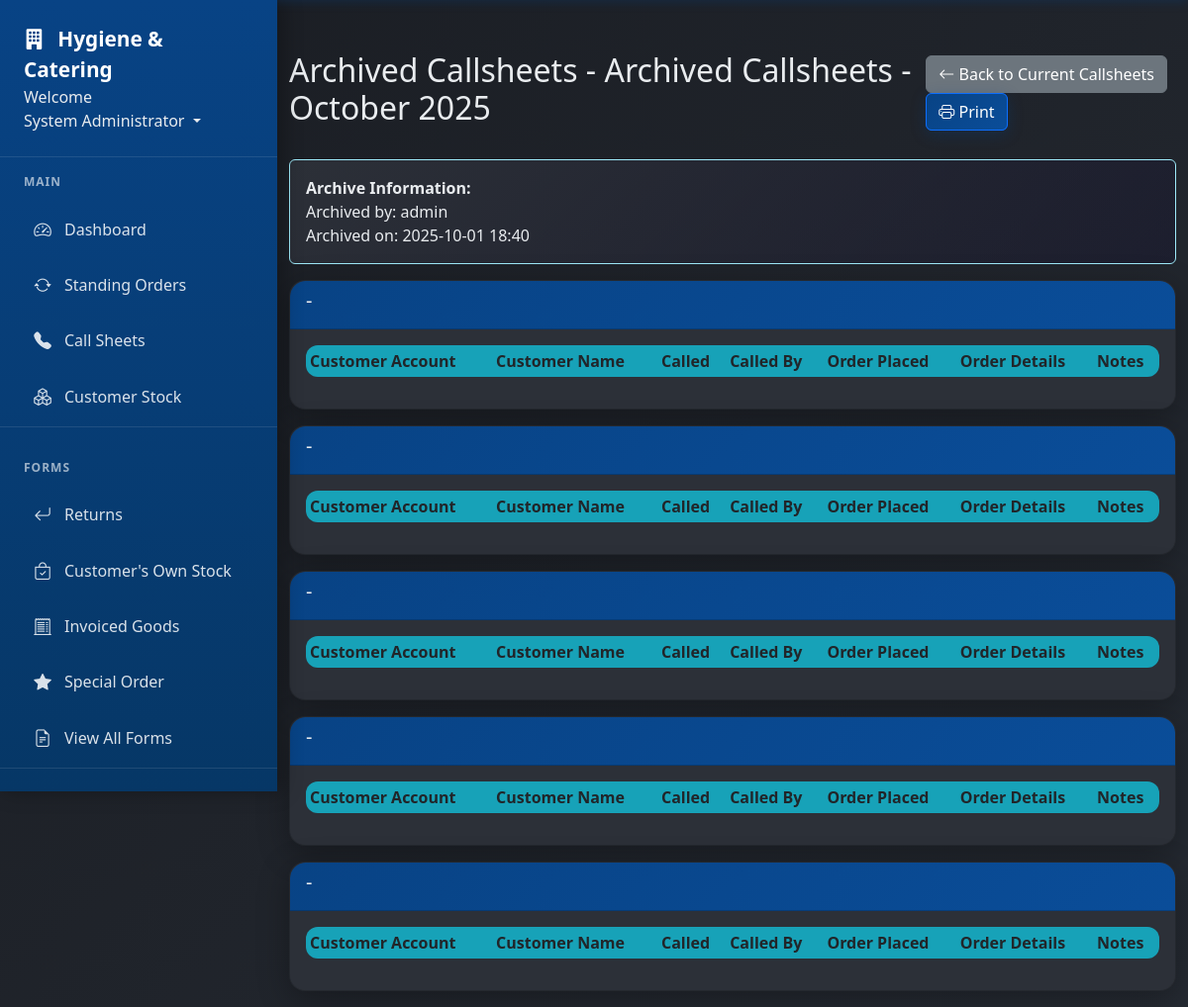
/callsheets/archive/10/2025 (signed in), run on the app's committed database.
### app/models.py (models this page shows, shortened)
class User(db.Model, UserMixin):
    id = db.Column(db.Integer, primary_key=True)
    username = db.Column(db.String(20), unique=True, nullable=False)  # Keep for system use
    email = db.Column(db.String(120), unique=True, nullable=False, index=True)  # Primary identifier
    full_name = db.Column(db.String(100), nullable=False)
    password_hash = db.Column(db.String(128), nullable=False)  # Changed from 'password' to 'password_hash'
    role = db.Column(db.String(20), nullable=False)
    job_title = db.Column(db.String(100))
    direct_phone = db.Column(db.String(20))
    mobile_phone = db.Column(db.String(20))
    is_active = db.Column(db.Boolean, default=True)
    must_change_password = db.Column(db.Boolean, default=False)
    created_at = db.Column(db.DateTime, nullable=False, default=datetime.utcnow)
    last_login = db.Column(db.DateTime)
    forms = db.relationship('Form', foreign_keys='Form.user_id', backref='author', lazy=True)
    callsheet_entries = db.relationship('CallsheetEntry', backref='entered_by', lazy=True)
    callsheets_created = db.relationship('Callsheet', backref='created_by_user', lazy=True)
    todo_items = db.relationship('TodoItem', backref='user', lazy=True, cascade='all, delete-orphan')
    company_updates = db.relationship('CompanyUpdate', backref='author', lazy=True, cascade='all, delete-orphan')

class CallsheetArchive(db.Model):
    id = db.Column(db.Integer, primary_key=True)
    month = db.Column(db.Integer, nullable=False)
    year = db.Column(db.Integer, nullable=False)
    data = db.Column(db.Text, nullable=False)  # JSON string
    archived_by = db.Column(db.Integer, db.ForeignKey('user.id'), nullable=False)
    archived_at = db.Column(db.DateTime, nullable=False, default=datetime.utcnow)
    archived_by_user = db.relationship('User', backref='archived_callsheets')

### app/routes.py (the view)
@main.route('/callsheets/archive/<int:month>/<int:year>')
@login_required
def view_archived_callsheets(month, year):
    archive = CallsheetArchive.query.filter_by(month=month, year=year).first()
    if not archive:
        flash(f'No archived callsheets found for {calendar.month_name[month]} {year}', 'warning')
        return redirect(url_for('main.callsheets'))
    archive_data = json.loads(archive.data)
    return render_template(
        'archived_callsheets.html',
        title=f'Archived Callsheets - {calendar.month_name[month]} {year}',
        archive_data=archive_data,
        month=month,
        year=year,
        archived_by=archive.archived_by_user.username,
        archived_at=archive.archived_at
    )

### app/models.py (called while the page is built)
@login_manager.user_loader
def load_user(user_id):
    return User.query.get(int(user_id))

### app/templates/archived_callsheets.html (shortened to what this page needs)
{% extends "base.html" %} {% block content %}
<div class="d-flex justify-content-between align-items-center mb-4">
  <h2>Archived Callsheets - {{ title }}</h2>
  <div>
    <a href="{{ url_for('main.callsheets') }}" class="btn btn-secondary">
      <i class="bi bi-arrow-left"></i> Back to Current Callsheets
    </a>
    <button class="btn btn-primary" onclick="window.print()">
      <i class="bi bi-printer"></i> Print
    </button>
  </div>
</div>
<div class="alert alert-info">
  <strong>Archive Information:</strong><br />
  Archived by: {{ archived_by }}<br />
  Archived on: {{ archived_at.strftime('%Y-%m-%d %H:%M') }}
</div>
{% for callsheet in archive_data %}
<div class="card mb-3">
  <div class="card-header">
    <h5>{{ callsheet.name }} - {{ callsheet.day_of_week }}</h5>
  </div>
  <div class="card-body">
    <table class="table table-sm">
      <thead>
        <tr>
          <th>Customer Account</th>
          <th>Customer Name</th>
          <th>Called</th>
          <th>Called By</th>
          <th>Order Placed</th>
          <th>Order Details</th>
          <th>Notes</th>
        </tr>
      </thead>
    </table>
  </div>
</div>
{% endfor %} {% endblock %}

### app/templates/base.html (shortened to what this page needs)
<!DOCTYPE html>
<html lang="en">
  <head>
    <link
      rel="stylesheet"
      href="{{ url_for('static', filename='style.css') }}"
    />
    <link
      href="https://cdn.jsdelivr.net/npm/bootstrap@5.3.0/dist/css/bootstrap.min.css"
      rel="stylesheet"
    />
    <link
      href="https://cdn.jsdelivr.net/npm/bootstrap-icons@1.11.0/font/bootstrap-icons.css"
      rel="stylesheet"
    />
  </head>
  <body>
    <nav class="nav-sidebar" id="navSidebar">
      <div class="nav-sidebar-header">
        <a href="{{ url_for('main.dashboard') }}" class="nav-sidebar-brand">
          <i class="bi bi-building-fill me-2"></i>
          Hygiene & Catering
        </a>
        <li class="nav-item dropdown" style="display: block">
          <text>Welcome</text>
          <a
            class="nav-link dropdown-toggle"
            href="#"
            id="userDropdown"
            role="button"
            data-bs-toggle="dropdown"
          >
             {{ current_user.full_name or
            current_user.username }}
          </a>
        </li>
      </div>
      {% if current_user.is_authenticated %}
      <div class="nav-sidebar-nav">
        <div class="nav-section">
          <div class="nav-section-title">Main</div>
          <div class="nav-item">
            <a class="nav-link" href="{{ url_for('main.dashboard') }}">
              <i class="bi bi-speedometer2"></i>
              Dashboard
            </a>
          </div>
          <div class="nav-item">
            <a class="nav-link" href="{{ url_for('main.standing_orders') }}">
              <i class="bi bi-arrow-repeat"></i>
              Standing Orders
            </a>
          </div>
          <div class="nav-item">
            <a class="nav-link" href="{{ url_for('main.callsheets') }}">
              <i class="bi bi-telephone-fill"></i>
              Call Sheets
            </a>
          </div>
          <div class="nav-item">
            <a class="nav-link" href="{{ url_for('main.customer_stock') }}">
              <i class="bi bi-boxes"></i>
              Customer Stock
            </a>
          </div>
        </div>
        <div class="nav-section">
          <div class="nav-section-title">Forms</div>
          <div class="nav-item">
            <a class="nav-link" href="{{ url_for('main.returns') }}">
              <i class="bi bi-arrow-return-left"></i>
              Returns
            </a>
          </div>
          <div class="nav-item">
            <a class="nav-link" href="{{ url_for('main.branded_stock') }}">
              <i class="bi bi-bag-check"></i>
              Customer's Own Stock
            </a>
          </div>
          <div class="nav-item">
            <a class="nav-link" href="{{ url_for('main.invoice_correction') }}">
              <i class="bi bi-receipt-cutoff"></i>
              Invoiced Goods
            </a>
          </div>
          <div class="nav-item">
            <a class="nav-link" href="{{ url_for('main.special_order') }}">
              <i class="bi bi-star-fill"></i>
              Special Order
            </a>
          </div>
          <div class="nav-item">
            <a class="nav-link" href="{{ url_for('main.forms') }}">
              <i class="bi bi-file-earmark-text"></i>
              View All Forms
            </a>
          </div>
        </div>
      </div>
      {% endif %}
    </nav>
    <div class="main-content" id="mainContent">
      <div class="container-fluid">
         {% block content %}{% endblock %}
      </div>
    </div>
  </body>
</html>

### app/static/style.css (style rules this page uses)
:root { --primary-blue: #084385; --primary-blue-light: #0a4d99; --primary-blue-dark: #063766; --dark-bg: #1a1d23; --dark-card: #2c3038; --dark-card-hover: #353a44; --text-light: #e9ecef; --text-muted: #adb5bd !important; --border-color: #495057; --success: #20c997; --warning: #ffc107; --danger: #dc3545; --info: #17a2b8; }
body { background: linear-gradient(135deg, var(--dark-bg) 0%, #252a32 100%); color: var(--text-light); font-family: "Segoe UI", Tahoma, Geneva, Verdana, sans-serif; min-height: 100vh; }
body, .card, .card-body, .table, .modal-body { color: var(--text-light) !important; }
.nav-sidebar { position: fixed; top: 0; left: 0; height: 100vh; width: 280px; background: linear-gradient( 180deg, var(--primary-blue) 0%, var(--primary-blue-dark) 100% ); box-shadow: 4px 0 20px rgba(0, 0, 0, 0.3); transition: transform 0.3s ease; z-index: 1050; overflow-y: auto; display: flex; flex-direction: column; }
.nav-sidebar-header { padding: 1.5rem; border-bottom: 1px solid rgba(255, 255, 255, 0.1); flex-shrink: 0; }
.nav-sidebar-brand { color: white !important; font-weight: 700; font-size: 1.3rem; text-decoration: none; }
.nav-sidebar-nav { padding: 1rem 0; flex: 1; overflow-y: auto; }
.nav-section { margin-bottom: 2rem; border-bottom: 1px solid rgba(255, 255, 255, 0.1); }
.nav-section-title { color: rgba(255, 255, 255, 0.6); font-size: 0.75rem; font-weight: 600; text-transform: uppercase; letter-spacing: 1px; padding: 0 1.5rem; margin-bottom: 0.75rem; }
.nav-sidebar-nav .nav-item, .nav-section .nav-item { margin: 0.25rem 1rem; }
.nav-sidebar-nav .nav-link, .nav-section .nav-link { display: flex; align-items: center; padding: 0.75rem 1rem; color: rgba(255, 255, 255, 0.85) !important; text-decoration: none; border-radius: 12px; transition: all 0.3s ease; font-weight: 500; border: 1px solid transparent; position: relative; overflow: hidden; }
.nav-sidebar-nav .nav-link i, .nav-section .nav-link i { margin-right: 0.75rem; font-size: 1.1rem; width: 20px; text-align: center; }
.main-content { margin-left: 280px; min-height: 100vh; }
@media (min-width: 769px) { .main-content { padding-top: 2rem; } }
.card { background: var(--dark-card) !important; border: 1px solid var(--border-color); border-radius: 16px !important; box-shadow: 0 8px 32px rgba(0, 0, 0, 0.3); margin-bottom: 24px; transition: all 0.3s ease; overflow: hidden; }
.card-header { background: linear-gradient( 135deg, var(--primary-blue) 0%, var(--primary-blue-light) 100% ); color: white; font-weight: 600; border-bottom: none; padding: 1.25rem 1.5rem; border-radius: 16px 16px 0 0 !important; }
.card-body { background: var(--dark-card); padding: 1.5rem; color: var(--text-light); border-radius: 0 0 16px 16px; }
.btn { border-radius: 12px; font-weight: 500; padding: 0.6rem 1.2rem; transition: all 0.3s ease; border: none; color: white !important; }
.btn-primary { background: linear-gradient( 135deg, var(--primary-blue) 0%, var(--primary-blue-light) 100% ); color: white !important; box-shadow: 0 4px 15px rgba(8, 67, 133, 0.3); }
.btn-secondary { background: var(--border-color); color: white !important; }
.table { background: var(--dark-card); border-radius: 12px; overflow: hidden; color: var(--text-light); }
.table th { background: var(--info) !important; border: none; font-weight: 600; padding: 1rem; }
.alert { border: none; border-radius: 12px; padding: 1rem 1.25rem; color: var(--text-light) !important; }
.alert-info { background: linear-gradient( 135deg, var(--dark-card) 0%, rgba(10, 1, 51, 0.2) 100% ) !important; color: var(--text-light); border-left: 4px solid var(--info); }
.container, .container-fluid { padding-top: 20px; }
.main-content { flex: 1; }

### data on the page
User: full_name "System Administrator", username "admin"
CallsheetArchive: strftime "2025-10-01 18:40"

### other printed values
{{ title }} "Archived Callsheets - October 2025"
